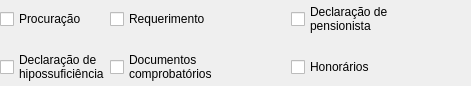
                        <widget class="QWidget" name="wdgDocumentosCheckbox">
                         <property name="geometry">
                          <rect>
                           <x>0</x>
                           <y>0</y>
                           <width>471</width>
                           <height>86</height>
                          </rect>
                         </property>
                         <layout class="QGridLayout" name="gridLayout_7">
                          <property name="leftMargin">
                           <number>0</number>
                          </property>
                          <property name="topMargin">
                           <number>0</number>
                          </property>
                          <property name="rightMargin">
                           <number>0</number>
                          </property>
                          <property name="bottomMargin">
                           <number>0</number>
                          </property>
                          <property name="horizontalSpacing">
                           <number>0</number>
                          </property>
                          <property name="verticalSpacing">
                           <number>12</number>
                          </property>
                          <item row="0" column="0">
                           <widget class="QCheckBox" name="cbProcuracao">
                            <property name="text">
                             <string>Procuração</string>
                            </property>
                           </widget>
                          </item>
                          <item row="0" column="1">
                           <widget class="QCheckBox" name="cbRequerimento">
                            <property name="text">
                             <string>Requerimento</string>
                            </property>
                            <property name="checkable">
                             <bool>true</bool>
                            </property>
                           </widget>
                          </item>
                          <item row="0" column="2">
                           <widget class="QCheckBox" name="cbDecPensionista">
                            <property name="text">
                             <string>Declaração de
pensionista</string>
                            </property>
                           </widget>
                          </item>
                          <item row="1" column="0">
                           <widget class="QCheckBox" name="cbDecHipossuficiencia">
                            <property name="sizePolicy">
                             <sizepolicy hsizetype="Maximum" vsizetype="Fixed">
                              <horstretch>0</horstretch>
                              <verstretch>0</verstretch>
                             </sizepolicy>
                            </property>
                            <property name="text">
                             <string>Declaração de
hipossuficiência</string>
                            </property>
                           </widget>
                          </item>
                          <item row="1" column="1">
                           <widget class="QCheckBox" name="cbDocsComprobatorios">
                            <property name="text">
                             <string>Documentos
comprobatórios</string>
                            </property>
                           </widget>
                          </item>
                          <item row="1" column="2">
                           <widget class="QCheckBox" name="cbHonorarios">
                            <property name="text">
                             <string>Honorários</string>
                            </property>
                           </widget>
                          </item>
                         </layout>
                        </widget>
